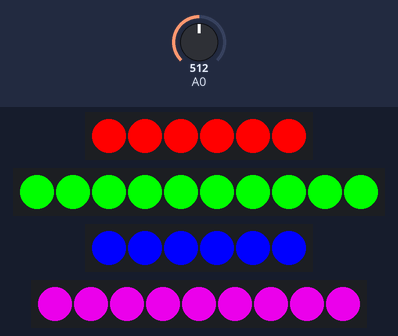
The sketch below on a simulated Arduino Uno, built with avr-gcc and run on an emulated ATmega328P. Shown: 2 × 6 RGB LEDs in strip order, left to right, 10 RGB LEDs in strip order, left to right, 9 RGB LEDs in strip order, left to right. The test bench sets the inputs (shaded band); at power-on: A0 = 512. Dim RGB values are drawn brighter than linear; random numbers use the default seed unless the sketch sets one.

Above: at 1.1 s.
At 6.7 s:
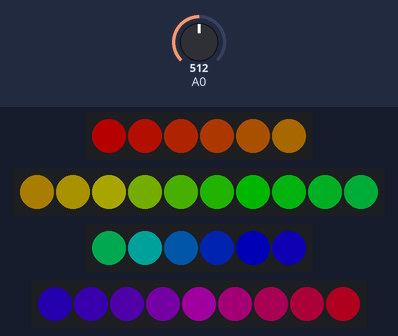
At 9.62 s:
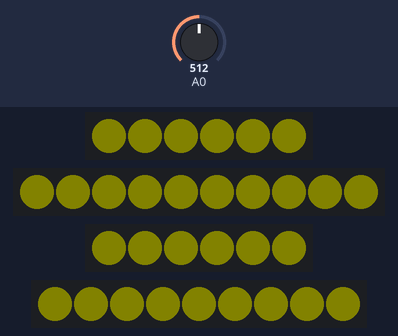
At 16.89 s:
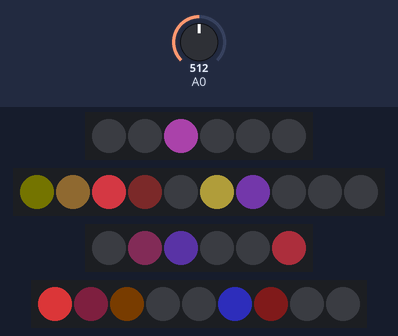
At 24.48 s:
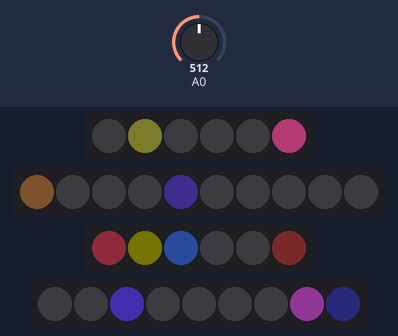
At 39.64 s:
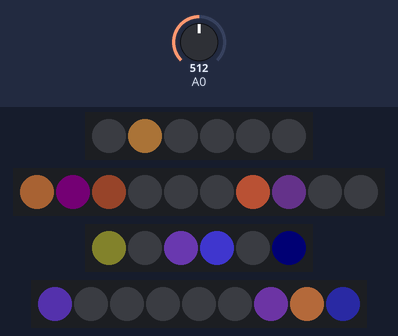
Timing chart, 0 to 40.0 s (numbered marks = the images above):
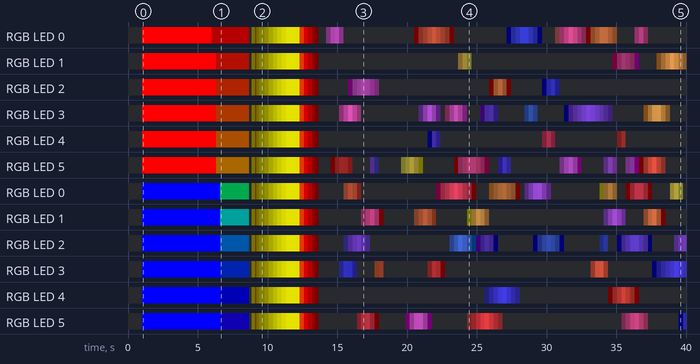

Measured:
- by itself, RGB LED 0: off → RGB(255, 0, 0) at 1.0 s, → RGB(65, 0, 0) 5.0 s later, → off 2.7 s later, → RGB(1, 1, 0) 0.17 s later, … (68 changes in this stretch)
- by itself, RGB LED 1: off → RGB(255, 0, 0) at 1.0 s, → RGB(60, 5, 0) 5.3 s later, → off 2.4 s later, → RGB(1, 1, 0) 0.17 s later, … (43 changes in this stretch)
- what the display in image 1 shows lasts 2.0 s, from 6.7 s to 8.7 s

The sketch:

soulaflare_twinkle.ino
```cpp
#include "Arduino.h"
#include <stdlib.h>
#include <FastLED.h>
// Was built against version 3.1

#define LEDCOUNT 32

CRGB leds[LEDCOUNT+1];

///////////// Test sequence ////////////
void boot_up() {
  int hue;
  for (int i=0; i < LEDCOUNT; i++) {
    hue = (i * 8)%256;
    leds[i] = CHSV(hue, 255, 128);
    FastLED.show();
    delay(20);
  }
  delay(2000);
}

/////////////// Pulse effect /////////////

void pulse(int hue) {
  int bright;

    for (bright=0; bright <= 255; bright++) {
      fill_solid( leds, LEDCOUNT, CHSV( hue, 255, ease8InOutCubic(bright) ) );
      FastLED.show();
      FastLED.delay(9);
    }

    FastLED.delay(500);

    for (bright=255; bright >= 0; bright--) {
      if (hue > 0) { hue--; } // fade to red
      fill_solid( leds, LEDCOUNT, CHSV( hue, 255, ease8InOutCubic(bright) ) );
      FastLED.show();
      FastLED.delay(5);
    }

}

/////////// Twinkle effect /////////////
typedef struct {
  int16_t current;
  int16_t target;
  int8_t rate;
  uint8_t hue;
} TwinkleStars;

TwinkleStars tStars[LEDCOUNT+1];

// Chance of starting a new twinkle (per tick, which is ~20ms)
inline bool rand_new_led() {
  return (random16(1000) < 7);
}

void twinkle_iter() {
  for (int i=0; i < LEDCOUNT; i++) {
    if (tStars[i].current == 0) {
      int h = random16(150, 315);
      if (h > 255) { h -= 255; }
      if (rand_new_led()) {
        tStars[i].current = 1;
        tStars[i].rate = random8(3,8);
        tStars[i].target = random8(96,255);
        tStars[i].hue = h;
      }
    }
    else {
      tStars[i].current += tStars[i].rate;
      if (tStars[i].current <= 0) {
        tStars[i].current = 0;
      }
      else if (tStars[i].current > tStars[i].target) {
        tStars[i].current = tStars[i].target;
        tStars[i].rate = -tStars[i].rate;
      }
    }
  }

  for (int i=0; i < LEDCOUNT; i++) {
    leds[i] = CHSV(tStars[i].hue, 128, tStars[i].current);
  }

  FastLED.show();

  FastLED.delay(20);
}

void twinkle(unsigned long duration) {
  unsigned long endpoint = millis() + duration;

  for (int i=0; i < LEDCOUNT; i++) {
    tStars[i].current = 0;
    tStars[i].target = 0;
  }

  while (millis() < endpoint) {
    twinkle_iter();
  }

  // TODO: Fade all out.
  // Or not.. if left in, the warp mode works nicely.
}

/////////////////////////////////

void setup() {
  delay(1000);
  randomSeed(analogRead(0));
  random16_set_seed(analogRead(0));

  // all led counts +1 for paranoia and possible miscounting
  FastLED.addLeds<NEOPIXEL, 4>(leds,  0,  6);
  FastLED.addLeds<NEOPIXEL, 5>(leds,  6, 10);
  FastLED.addLeds<NEOPIXEL, 6>(leds, 16,  6);
  FastLED.addLeds<NEOPIXEL, 7>(leds, 22,  9);

  // set to test pattern per strand
  for (int i=0; i < 6; i++) {
    leds[i].setRGB(255,0,0);
  }
  for (int i=6; i < 16; i++) {
    leds[i].setRGB(0,255,0);
  }
  for (int i=16; i < 22; i++) {
    leds[i].setRGB(0,0,255);
  }
  for (int i=22; i < LEDCOUNT; i++) {
    leds[i].setRGB(192,0,192);
  }

  FastLED.show();
  FastLED.delay(5000);

  boot_up();
}

int pulseColours[] = {64, 96, 160, 192, 255};
void loop() {
  pulse(64);
  twinkle(120000L);
  pulse(pulseColours[random8(5)]);
  twinkle(120000L);
}
```
